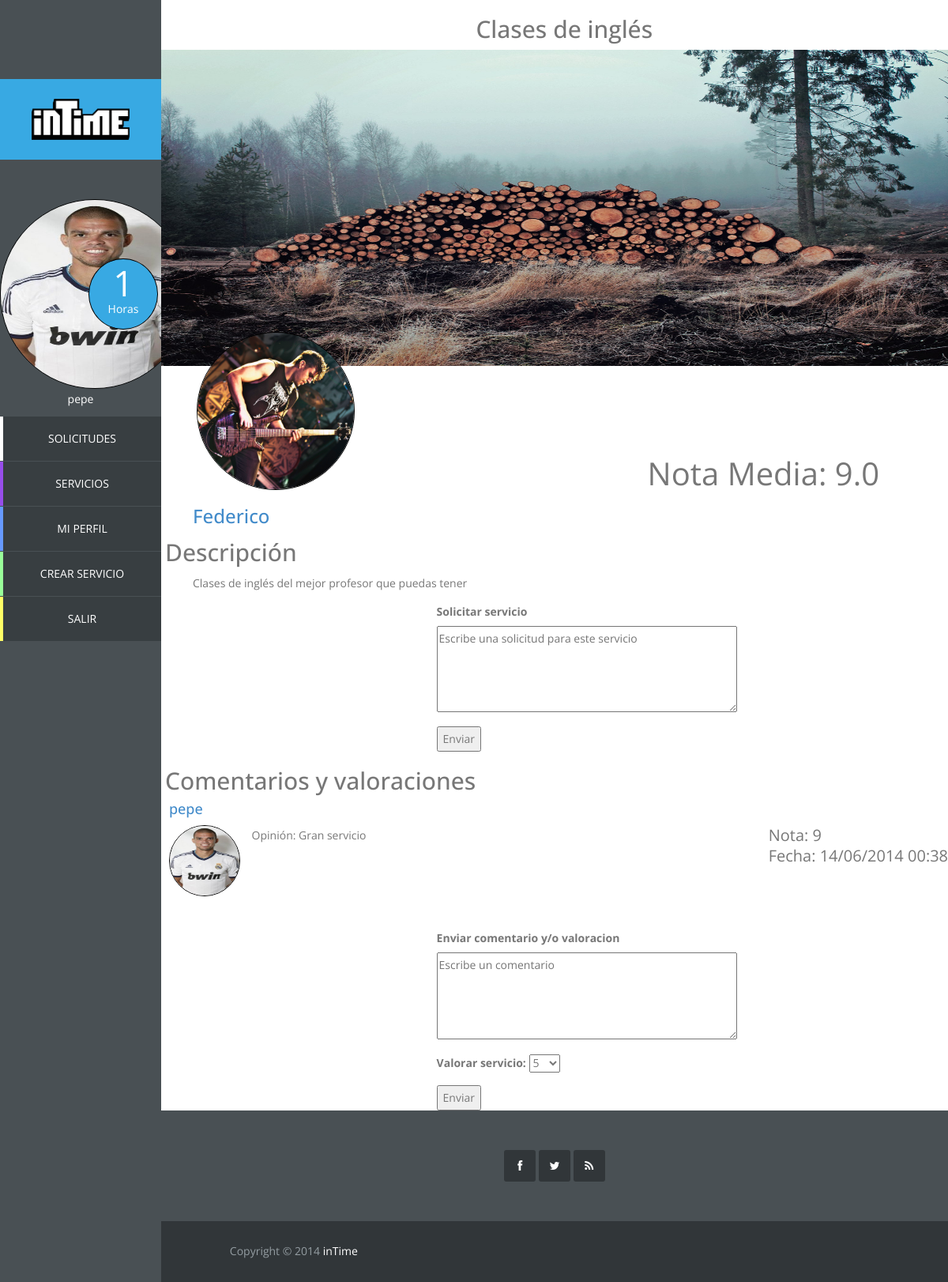
The page /vista/servicio.php?id_servicio=4 (signed in) on the database its author committed.
### tables this page shows
CREATE TABLE IF NOT EXISTS `usuario` (
  `id_usuario` int(11) NOT NULL AUTO_INCREMENT,
  `correo` varchar(40) NOT NULL,
  `nombre` varchar(20) NOT NULL,
  `apellidos` varchar(40) NOT NULL,
  `direccion` varchar(80) NOT NULL,
  `horas_usuario` int(11) NOT NULL,
  `foto_usuario` varchar(20) DEFAULT NULL,
  `pass` char(128) NOT NULL,
  `salt` char(128) NOT NULL,
  `vio_sol_recibidas` datetime NOT NULL,
  `vio_sol_enviadas` datetime NOT NULL,
  PRIMARY KEY (`id_usuario`),
  UNIQUE KEY `correo` (`correo`)
);

CREATE TABLE IF NOT EXISTS `servicio` (
  `id_servicio` int(11) NOT NULL AUTO_INCREMENT,
  `id_usuario` int(11) NOT NULL,
  `id_categoria` int(11) NOT NULL,
  `nombre_servicio` varchar(50) NOT NULL,
  `descripcion` varchar(1000) DEFAULT NULL,
  `horas` int(11) NOT NULL,
  `foto_servicio` blob,
  PRIMARY KEY (`id_servicio`),
  KEY `id_usuario` (`id_usuario`),
  KEY `id_categoria` (`id_categoria`)
);

CREATE TABLE IF NOT EXISTS `valoracion_servicio` (
  `id_valoracion` int(11) NOT NULL AUTO_INCREMENT,
  `id_ser_realizado` int(11) NOT NULL,
  `id_usuario` int(11) NOT NULL,
  `nota` int(11) NOT NULL,
  `opinion` varchar(500) NOT NULL,
  `fecha` datetime NOT NULL,
  PRIMARY KEY (`id_valoracion`),
  KEY `id_ser_realizado` (`id_ser_realizado`),
  KEY `id_usuario` (`id_usuario`)
);

### modelo/usuario.php (called while the page is built, shortened)
<?php
	class Usuario {
		private $id;
		private $nombre;
		private $horas;
		private $foto;
		public function __construct($id, $correo, $nombre, $apellidos, $direccion, $horas, $foto, $pass, $salt) {
			$this->id = $id;
			$this->nombre = $nombre;
			$this->horas = $horas;
			$this->foto = $foto;
		}
		public function getId(){
			return $this->id;
		}
		public function getNombre(){
			return $this->nombre;
		}
		public function getHoras(){
			return $this->horas;
		}
		public function getFoto(){
			return $this->foto;
		}
	}

### controlador/op_base_datos.php (called while the page is built, shortened)
<?php
class Mysql{
	protected $host="localhost";
	protected $user="root";
    protected $clave="";
    protected $bd="intime";
    protected $conexion;
	protected function conectar(){
        $this->conexion=mysqli_connect($this->host,$this->user,$this->clave);
        mysqli_select_db($this->conexion, $this->bd);
		$this->conexion->set_charset("utf8");
    }
	protected function escapaBd(&$args) {
		$numElems = count($args);
		for($i=0; $i < $numElems; $i++){
			$args[$i] = mysqli_real_escape_string($this->conexion, $args[$i]);
		}
	}
}

### controlador/op_base_datos_usuario.php (called while the page is built, shortened)
<?php
require_once '../controlador/op_base_datos.php';
class MysqlUsuario extends Mysql {
	public function conseguirUsuarioById($id){
		$pst = $this->conexion->prepare("select * from usuario where id_usuario = ?");
		$pst->bind_param("s", $id);
		$pst->execute();
		$pst->bind_result($id_usuario, $correo, $nombre, $apellidos, $direccion, $horas, $foto, $pass, $salt,
			$vio_sol_recibidas, $vio_sol_enviadas);
		$usuario = NULL;
		if($pst->fetch()){
			$usuario = new Usuario($id_usuario, $correo, $nombre, $apellidos, $direccion, $horas, $foto, $pass, $salt,
				$vio_sol_recibidas, $vio_sol_enviadas);
		}
		return $usuario;
	}
}

### controlador/op_base_datos_valoracion.php (called while the page is built, shortened)
<?php
require_once '../controlador/op_base_datos.php';
class MysqlValoracion extends Mysql {
	 public function conseguirValoraciones($id_servicio) {
		$args = array($id_servicio);
		$pst = $this->conexion->prepare("SELECT valoracion_servicio.* FROM valoracion_servicio NATURAL JOIN servicio_realizado
			JOIN solicitud WHERE servicio_realizado.id_solicitud = solicitud.id_solicitud and solicitud.id_servicio = ?");
		$pst->bind_param("i", $args[0]);
		$pst->execute();
		$pst->bind_result($id_valoracion, $id_servicio, $id_usuario, $nota, $opinion, $fecha);
		$resultado = NULL;
		while($pst->fetch()){
			$resultado[] = new Valoracion($id_valoracion, $id_servicio, $id_usuario, $nota, $opinion, $fecha);
		}
		return $resultado;
	}
}

### controlador/op_base_datos_servicio.php (called while the page is built, shortened)
<?php
require_once '../controlador/op_base_datos.php';
require_once '../modelo/servicio.php';
class MysqlServicio extends Mysql {
	 public function conseguirServicio($id) {
		$pst = $this->conexion->prepare("select * from servicio where id_servicio = ?");
		$pst->bind_param("i", $id);
		$pst->execute();
		$resultado = $pst->bind_result($id_servicio, $id_usuario, $id_categoria, $nombre, $descripcion, $horas, $foto);
		$servicio = NULL;
		if($pst->fetch()){
			$servicio = new Servicio($id_servicio, $id_usuario, $id_categoria, $nombre, $descripcion, $horas, $foto);
		}
		return $servicio;
	}
	 public function notamedia($id_servicio){
		$args = array($id_servicio);
		$pst=$this->conexion->prepare("SELECT ROUND(avg(nota),1) FROM valoracion_servicio NATURAL JOIN servicio_realizado
			JOIN solicitud WHERE servicio_realizado.id_solicitud = solicitud.id_solicitud and solicitud.id_servicio = ?");
		$pst->bind_param("i",$args[0]);
		$pst->execute();
		$pst->bind_result($nota);
		return $nota;
	}
}

### modelo/servicio.php (called while the page is built, shortened)
<?php
class Servicio {
	public $id_servicio,
		   $id_usuario,
		   $id_categoria,
		   $nombre,
		   $descripcion,
		   $horas,
		   $valoracion,
		   $nota,
		   $opinion,
		   $foto;
	public function __construct($id_servicio, $id_usuario, $id_categoria, $nombre, $descripcion, $horas, $foto) {
	    $this->id_usuario = $id_usuario;
	    $this->nombre = $nombre;
	    $this->descripcion = $descripcion;
	}
	public function getIdUsuario(){
		return $this->id_usuario;
	}
	public function getNombre(){
		return $this->nombre;
	}
	public function getDescripcion() {
		return $this->descripcion;
	}
}

### modelo/valoracion.php (called while the page is built, shortened)
<?php
class Valoracion {
	private $id_valoracion,
			$id_servicio,
			$id_usuario,
			$nota,
			$opinion,
			$fecha;
	public function __construct ($id_valoracion, $id_servicio, $id_usuario, $nota, $opinion, $fecha){
		$this->id_usuario = $id_usuario;
		$this->nota = $nota;
		$this->opinion = $opinion;
		$this->fecha = $fecha;
	}
	public function getIdUsuario(){
		return $this->id_usuario;
	}
	public function getNota(){
		return $this->nota;
	}
	public function getOpinion(){
		return $this->opinion;
	}
	public function getFechaFormateada(){
		$date = new DateTime($this->fecha);
		return $date->format(FormatoFecha::dateFormat);
	}
}

### vista/servicio.php (the view, shortened to what this page needs)
<?php
	require_once '../modelo/usuario.php';
	require_once '../modelo/servicio.php';
	require_once '../modelo/valoracion.php';
	require_once '../controlador/op_base_datos_servicio.php';
	require_once '../controlador/op_base_datos_usuario.php';
	require_once '../controlador/op_base_datos_valoracion.php';
?>
<!DOCTYPE html>
<html lang="es">
	<head>
		<link rel="stylesheet" href="css/bootstrap.min.css">
		<link rel="stylesheet" href="css/font-awesome.min.css">
		<link rel="stylesheet" href="css/templatemo_misc.css">
		<link rel="stylesheet" href="css/templatemo_style.css">
	</head>
	<?php
		if(isset($_GET['id_servicio'])){
			$id_servicio = $_GET['id_servicio'];
			$BDDServicio = new MysqlServicio();
			$BDDUsuario = new MysqlUsuario();
			$BDDValoracion = new MysqlValoracion();
			$servicio = $BDDServicio->conseguirServicio($id_servicio);
			if(isset($servicio)){
				$usuario = $BDDUsuario->conseguirUsuarioById($servicio->getIdUsuario());
				$valoraciones= $BDDValoracion->conseguirValoraciones($id_servicio);
				$resuldescrip = $servicio->getDescripcion();
				$resulmedia = $BDDServicio->notamedia($id_servicio);
				$nombreServicio= $servicio->getNombre();
				$fotoservice= $usuario->getFoto();
			}
		}
	?>
	<body>
		<?php include "sidebar.php"
		?>
		<div id="main-content">
			<div id="templatemo">
				<div class="cuerpo">
				<?php if(isset($servicio)){ ?>
				<div class="encabezado">
					<h2><?php
							echo $nombreServicio;
						?></h2>
					 <img src="images/slide3.jpg" >
				</div>
				<div class="servicio">
					<div class="autor">
						<img src="images/usuario/<?php if (isset($fotoservice)) {echo $usuario->getFoto();} else {echo "user_defect.png" ;}?>" >
						<div class="nombretrabajo">
							<a href="perfil.php?id_usuario=<?php echo $usuario->getId() ?>">
								<h3>
									<?php
										echo $usuario->getNombre();
									?>
								</h3></a>
						</div>
						<div class="valoraciones">
							<p>
								<?php
									if ($resulmedia <= 0) {
										echo 'No se ha puntuado.';
									} else {
										echo 'Nota Media: ' . $resulmedia;
									}
								?>
							</p>
						</div>
					</div>
					<div class="descripcion">
						<h2>Descripción</h2>
							<p>
								<?php
									echo $resuldescrip;
								?>
							</p>
					</div>
					<?php
						if(isset($_SESSION['login_admin']) && $_SESSION['login_admin'] ) {
						} else if ( (!isset($_SESSION['login_usuario']) || !$_SESSION['login_usuario']) ) {
						}else if (($_SESSION['usuario']->getId() == $usuario->getId()))  {
						}else {
					?>
					<div class="solicitud">
						<form action="../controlador/nuevasolicitud.php" method="post" enctype="multipart/form-data" accept-charset="utf-8">
							<label>Solicitar servicio</label>
							<p>
								<textarea name="solicitud" rows="4" cols="50" placeholder="Escribe una solicitud para este servicio"></textarea>
							</p>
							<button id="button-enviar-solicitud" type="submit" name="submit" value="Enviar">
								Enviar
							</button>
						</form>
					</div>
					<?php
					}
					?>
				</div>
				<div class="comentarios">
					<h2>Comentarios y valoraciones</h2>
					<div class ="comentario-ej">
					<?php
					for ($i=0; $i < count($valoraciones) ; $i++)
					{
					 $consultanombre=$BDDUsuario->conseguirUsuarioById($valoraciones[$i]->getIdUsuario())->getNombre();
					 $consultafoto=$BDDUsuario->conseguirUsuarioById($valoraciones[$i]->getIdUsuario())->getFoto();
					 $consultavalnota= $valoraciones[$i]->getNota();
					 $consultavalopinion=$valoraciones[$i]->getOpinion();
					 $consultavalFecha=$valoraciones[$i]->getFechaFormateada();
					 ?>
							<a href="perfil_usuario.php"><h4><?php echo $consultanombre ?></h4></a>
							<div class="coment-foto">
								<img src="images/<?php if (!isset($consultafoto)) {echo 'logo.png';}else{ echo 'usuario/'.$consultafoto;}?>"/>
							</div>
							<div class="coment-nota">
								<p>
									<?php
										echo "Nota: ".$consultavalnota."<br>"."  Fecha: ".$consultavalFecha."<br>"."<br>";
									?>
								</p>
							</div>
							<div class="coment">
								<p>
									<?php
									 if(isset($valoraciones)){
											foreach ($valoraciones as $valoracion) {
												echo "Opinión: ".$consultavalopinion."<br>"."<br>";
											}
										}
									?>
								</p>
							</div>
					<?php
					}
					?>
					</div>
					<?php
						if ( isset($_SESSION['login_admin']) && $_SESSION['login_admin'] ) {
						} else if( (!isset($_SESSION['login_usuario']) || !$_SESSION['login_usuario'])
							|| ($_SESSION['usuario']->getId() == $usuario->getId()))  {
						}else {
					?>
					<div class="comment-form">
						<form action="../controlador/insertarvaloracion.php" method="post" accept-charset="utf-8">
							<label>Enviar comentario y/o valoracion</label>
							<p>
								<textarea name="comentario" rows="4" cols="50" placeholder="Escribe un comentario"></textarea>
							</p>
							<p>
								<label>Valorar servicio:</label>
								<select name="valoracion">
									<option value="5" selected>5</option>
								</select>
							</p>
							<button type="submit" name="submit" value="Enviar">
								Enviar
							</button>
						</form>
					</div>
					<?php
					}
					?>
				</div>
				<?php
				}else{
					echo "<h1>Servicio inexistente</h1>";
				} ?>
				</div>
			</div>
			<?php include 'footer.php'
			?>
		</div>
	</body>
</html>

### vista/sidebar.php (shortened to what this page needs)
<?php
$dir = $_SERVER["REQUEST_URI"];
$array = explode("/", $dir);
$n = count($array);
?>
	<div id="main-sidebar">
		<?php
		if($array[$n-1] == "index.php" || $array[$n-1] == ""){
		?>
		<div class="logo">
			<a href="index.php"><img src="vista/images/logo.png"/></a>
		</div>
		<ul class="main-menu">
			<li class="services">
				<a href='vista/mostrar_servicios.php'>servicios</a>
			</li>
			<li class="about">
				<a href="vista/sobrenosotros.php">sobre nosotros</a>
			</li>
			<li class="contact">
				<a href="vista/contacto.php">contacto</a>
			</li>
		</ul>
		<?php
		}else {
			require_once '../controlador/op_base_datos_usuario.php';
			if(isset($_SESSION['login_usuario']) && $_SESSION['login_usuario']){
				$user = $_SESSION['usuario'];
				$baseDatos = new MysqlUsuario();
				$user = $baseDatos->conseguirUsuarioById($user->getId());
		?>
				<div class="logo">
					<a href="perfil_usuario.php">
						<img src="images/logo.png"/>
					</a>
				</div>
				<div class="navigation-log-in">
					<ul class="main-menu">
						<div class="circle-text">
							<div class="contador">
									<?php echo $user->getHoras() ?>
							</div>
							<p>Horas</p>
						</div>
						<?php
							if($user->getFoto() == NULL){
								echo "<a href='perfil_usuario.php'><img src='images/usuario/user_defect.png'></a>";
							}else{
						?>
								<a href='perfil_usuario.php'><img src='<?php echo "images/usuario/".$user->getFoto() ?>'></a>
						<?php
							}
						?>
						<p>
							<?php echo $user->getNombre() ?>
						</p>
						<li class="requests">
							<a href="solicitudes.php">Solicitudes</a>
						</li>
						<li class="services">
							<a href="mostrar_servicios.php">servicios</a>
						</li>
						<li class="profile">
							<a href="perfil.php?id_usuario=<?php echo $user->getId() ?>">Mi Perfil</a>
						</li>
						<li class="new-job">
							<a href="crearservicio.php">Crear Servicio</a>
						</li>
						<li class="log-out">
							<a href="../controlador/logout.php">Salir</a>
						</li>
					</ul>
				</div>
		<?php
			}else if(isset($_SESSION['login_admin']) && $_SESSION['login_admin']) {
		?>
				<div class="logo">
					<a href="perfil_admin.php"><img src="images/logo.png"/></a>
				</div>
				<div class="navigation-log-in">
					<ul class="main-menu">
						<div class="circle-text">
							<div class="contador">-</div>
							<p>Horas</p>
						</div>
						<img src="images/admin.jpg" >
						<li class="user-list">
							<a href="usuariosadmin.php">Lista Usuarios</a>
						</li>
						<li class="service-list">
							<a href="serviciosadmin.php">Lista Servicios</a>
						</li>
						<li class="log-out">
							<a href="../controlador/logout.php">Salir</a>
						</li>
					</ul>
				</div>
		<?php
			}
		?>
		<?php
		}
		?>
	</div>

### rows shown on the page
usuario: horas_usuario "1", foto_usuario (picture), nombre "pepe"
servicio: nombre_servicio "Clases de inglés", descripcion "Clases de inglés del mejor profesor que puedas tener"
usuario: foto_usuario (picture), nombre "Federico"
valoracion_servicio: id_usuario.nombre "pepe", id_usuario.foto_usuario (picture), nota "9", fecha "14/06/2014 00:38", opinion "Gran servicio"

### other values the page prints
$resulmedia "9.0"
